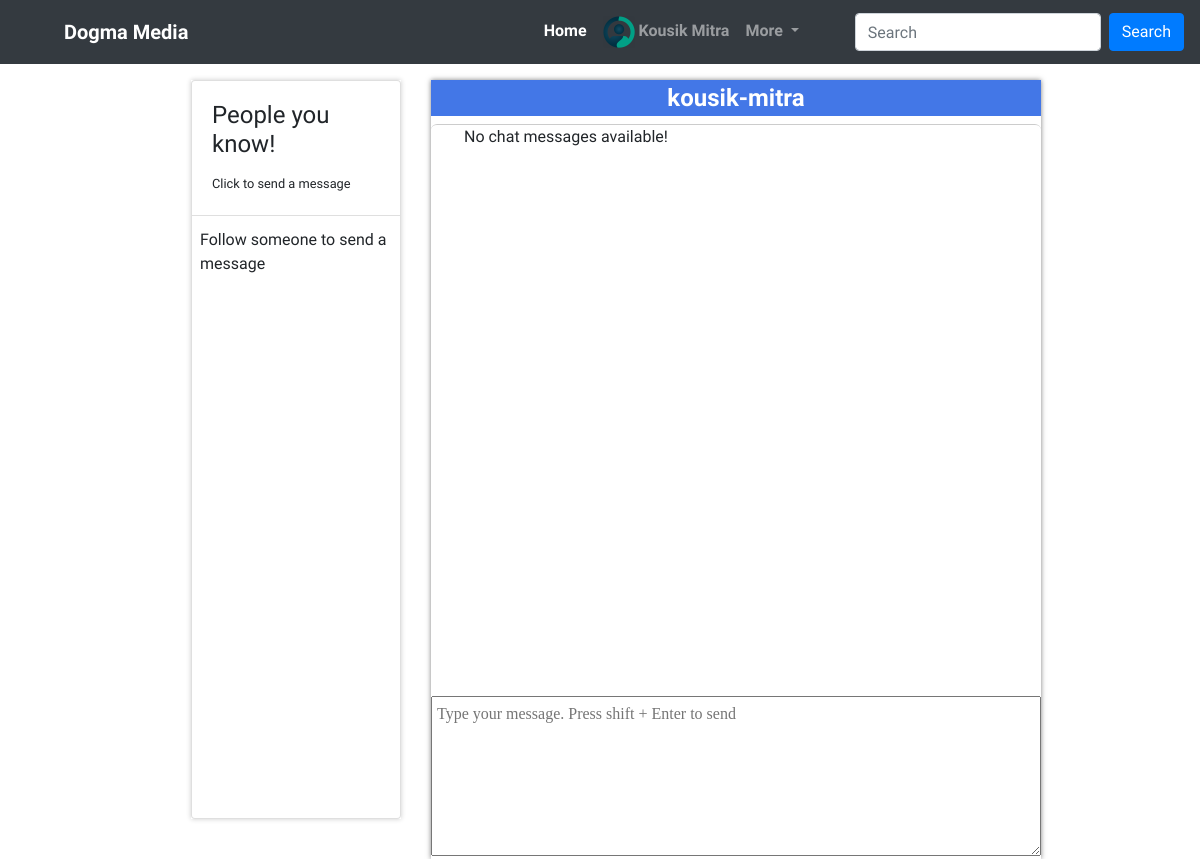
Before: /chat/index.php?sent_to=2 (signed in) with the older database file.
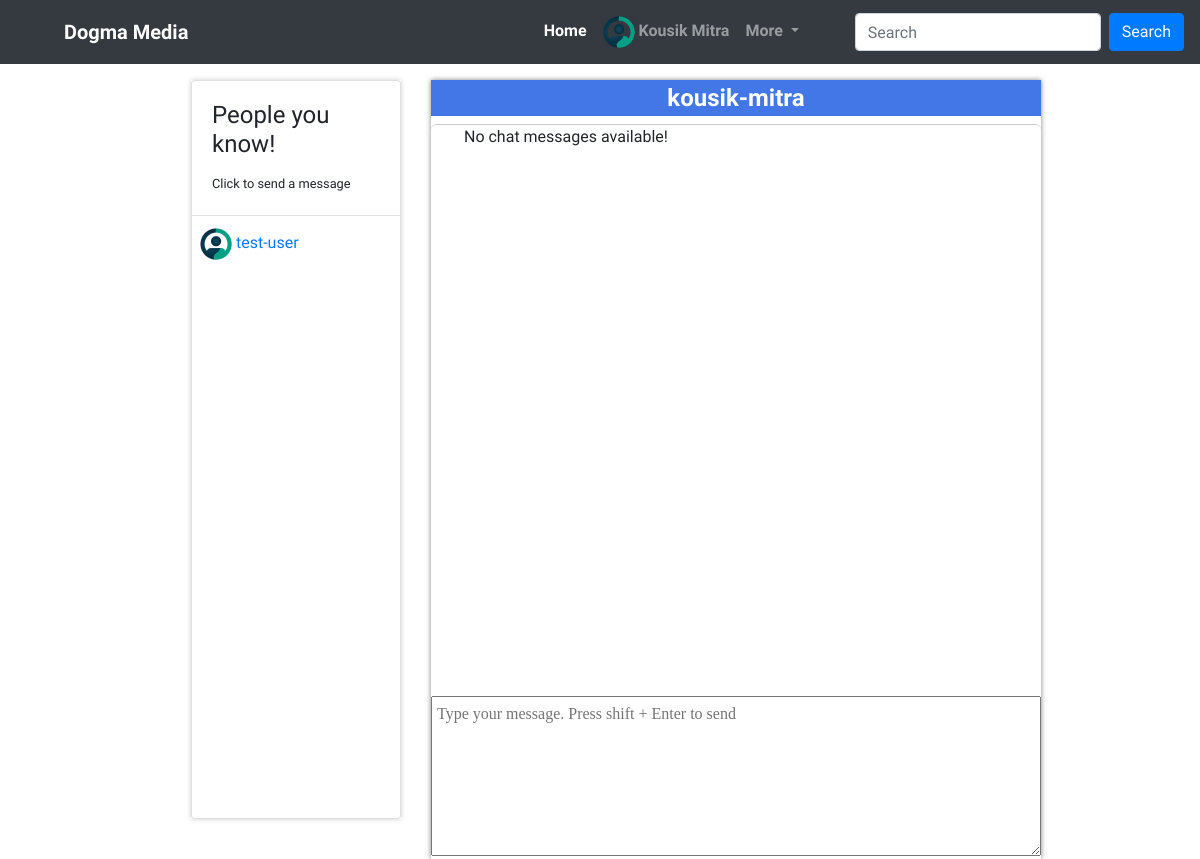
After: the same page with the newer database file.
### tables this page shows
CREATE TABLE `followers` (
  `id` int(11) NOT NULL,
  `users_id` int(11) NOT NULL,
  `follows` int(11) NOT NULL
);

CREATE TABLE `profiles` (
  `id` int(11) NOT NULL,
  `users_id` int(11) NOT NULL,
  `bio` text DEFAULT NULL,
  `works` varchar(200) DEFAULT NULL,
  `address` text DEFAULT NULL,
  `phone` varchar(10) DEFAULT NULL,
  `dob` date DEFAULT NULL,
  `followers` int(11) NOT NULL DEFAULT 0,
  `following` int(11) NOT NULL DEFAULT 0,
  `profile_photo` text DEFAULT '\'profile-icon.png\''
);

CREATE TABLE `users` (
  `id` int(11) NOT NULL,
  `username` varchar(30) NOT NULL,
  `name` varchar(50) NOT NULL,
  `email` varchar(50) NOT NULL,
  `password` varchar(200) NOT NULL,
  `verified` tinyint(1) NOT NULL DEFAULT 0,
  `reg_time` timestamp NOT NULL DEFAULT current_timestamp()
);

### includes/functions.php (called while the page is built, shortened)
<?php
  function get_dir_url()
  {
    $url = $_SERVER['REQUEST_URI'];
    $parts = explode('/',$url);
    $dir = $_SERVER['SERVER_NAME'];
    for ($i = 0; $i < count($parts) - 1; $i++) {
     $dir .= $parts[$i] . "/";
    }
    return "http://".$dir;
  }
?>

### chat/index.php (the view, shortened to what the changed rows need)
<?php
require_once "../includes/functions.php";
require_once __DIR__ . "/../database/dbconnection.php";
?>
<!DOCTYPE html>
<html>
<head>
  <link href="jquery-ui-1.10.4.custom.min.css" rel="stylesheet" type="text/css" />
  <link href="core.css" rel="stylesheet" type="text/css" />
  <link href="style.css" rel="stylesheet" type="text/css" />
  <?php require_once "../includes/links.php"; ?>
</head>
<body>
  <div class="container-main">
    <div class="main" style="margin-top:10vh;">
      <div class="container" style="max-width:80vw;">
        <div class="row" style="">
          <div class="col-3 offset-1">
            <div class="known-peoples">
              <div class="card">
                <ul class="chat-peoples list-group list-group-flush">
                  <?php
                  $sql = "SELECT followers.users_id AS 'USER_ID', followers.follows AS 'FOLLOW_ID', users.username AS 'USERNAME', users.name AS 'NAME', profiles.profile_photo AS 'PROFILE_PHOTO' from followers, users, profiles WHERE followers.follows = users.id AND users.id = profiles.users_id AND followers.users_id= {$_SESSION['user_id']};";
                  $followings = $conn->query($sql);
                  if ($followings->num_rows > 0) {
                    while ($follow = $followings->fetch_assoc()) {
                      ?>
                      <a href="<?php echo "?sent_to=".$follow['FOLLOW_ID']; ?>"><li class="list-group-item px-2">
                        <img src="<?php echo get_dir_url() . "../profile_images/" . $follow['PROFILE_PHOTO'] ?>" class="profile-icon mr-1" alt=""><?php echo $follow['USERNAME'] ?>
                      </li></a>
                    <?php
                  }
                } else {
                  ?>
                    <li class="list-group-item px-2">
                      <p class="">Follow someone to send a message</p>
                    </li>
                  <?php
                }
                ?>
                </ul>
              </div>
            </div>
          </div>
          </div>
        </div>
      </div>
    </div>
  </body>
  </html>

Changed rows visible on the page:
added followers: profiles.profile_photo (picture), follows.username "test-user"
Other visible differences:
text no longer shown: "Follow someone to send a message"
